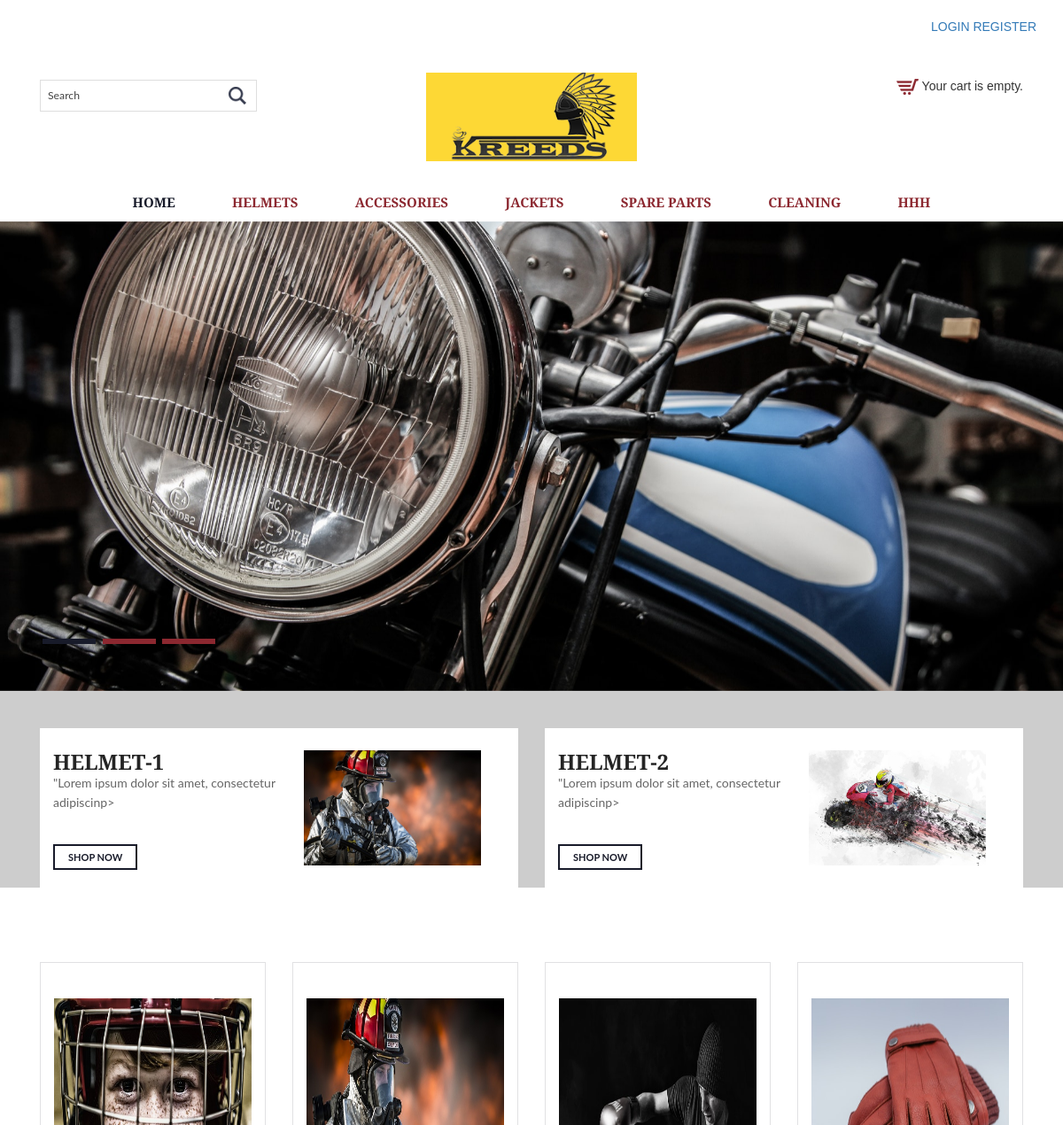
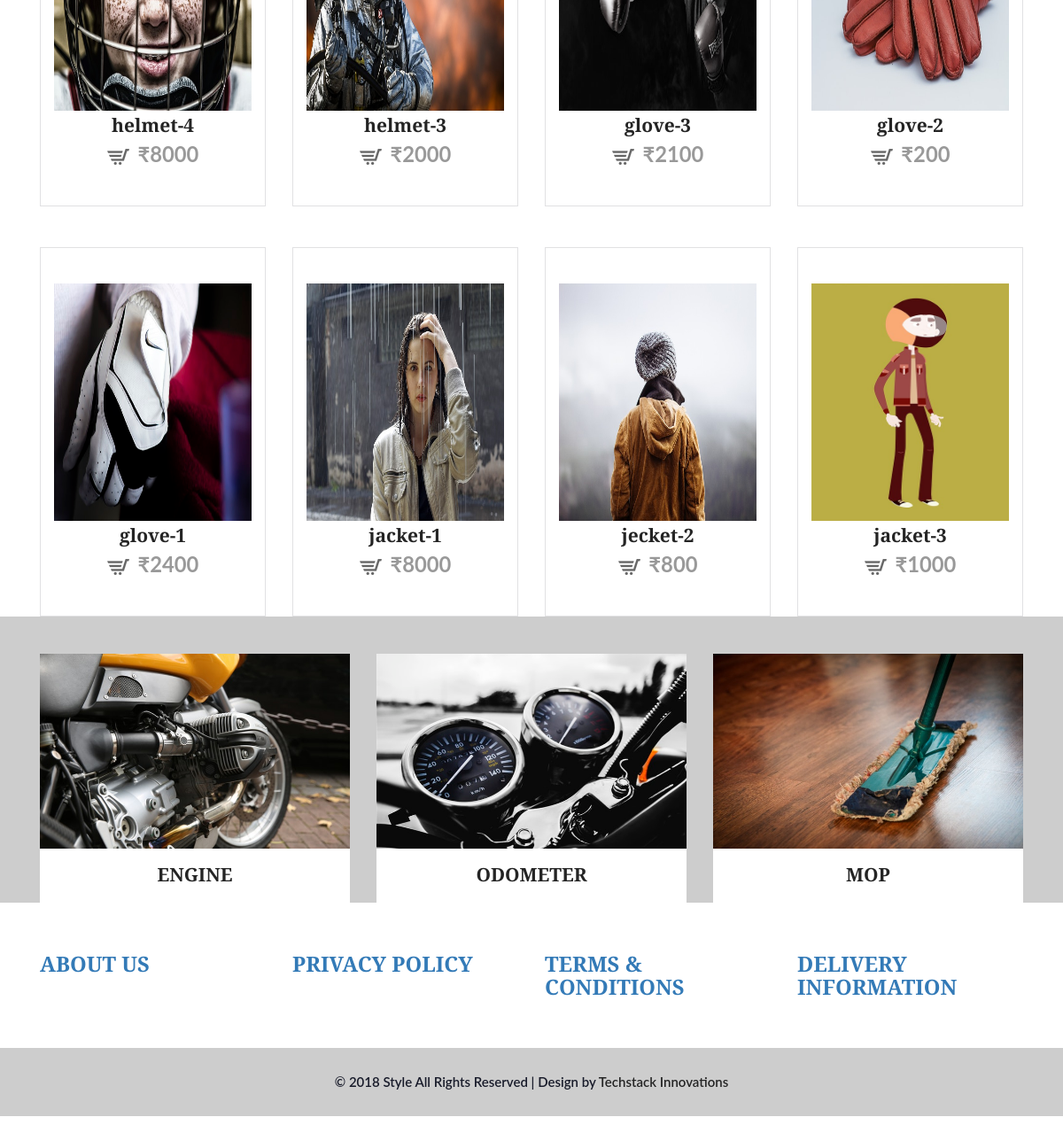
The page / on the database its author committed (2 pictures, top to bottom).
### ecom/models.py (models this page shows, shortened)
class Category(models.Model):
	Name=models.CharField(max_length=30)
	Description=models.TextField(max_length=50)

class Product(models.Model):
	Categories=models.ForeignKey(Category,on_delete=models.CASCADE)
	Name=models.CharField(max_length=20,blank=True )
	Image=models.FileField(upload_to='media/',null=True,blank=True)
	IDorSNO=models.IntegerField(default=0,null=True,blank=True)
	Description=models.TextField(max_length=50,null=True,blank=True)
	Price=models.IntegerField(default=0,null=True,blank=True)
	NumbersAvailable=models.IntegerField(default=0,null=True,blank=True)

### ecom/views.py (the view)
# urls.py: url(r'^$',index ,name="index"),
def index(request):
    cart = Cart(request)
    categories=Category.objects.all()
    products=Product.objects.all()[:4]
    productstwo = Product.objects.all()[8:10]
    featured = Product.objects.all()[10:13]
    productsnext = Product.objects.all()[4:8]
    context = {
     'products':products,
     'productstwo':productstwo,
     'featured':featured,
     'productsnext':productsnext,
     'categories':categories,
     'cart':cart,
     }
    return render(request,'frontend/index.html', context)

### ecom/cart.py (called while the page is built)
    def __len__(self):
        return sum(item['quantity'] for item in self.cart.values())

### ecom/context_processor.py (called while the page is built)
def cart(request):
    return {'cart': Cart(request)}

### templates/frontend/index.html (shortened to what this page needs)
<!DOCTYPE html>
{% load static %}
<html>
<head>
<link href="{% static 'frontend/css/bootstrap.css' %}" rel="stylesheet"  type="text/css" media="all" />
<link href="{% static 'frontend/css/style.css' %}" rel="stylesheet" type="text/css" media="all" />
<link href="{% static 'frontend/css/memenu.css' %}" rel="stylesheet" type="text/css" media="all" />
</head>
<body>
	<div class="container">
		<div class="pull-right">
		{% if request.user.is_authenticated %}
			<p><a href="{% url 'auth_logout' %}" class="simpleCart_empty">LOGOUT</a></p>
        {% else %}
             <a class="active" href="{% url 'auth_login' %}">LOGIN</a>
             <a class="active" href="{% url 'registration_register' %}">REGISTER</a>
        {% endif %}
		</div>
	</div>
	<div class="top-header">
	<div class="container">
		<div class="top-header-main">
			<div class="col-md-4 top-header-left">
				<div class="search-bar">
				<form action="/search/" method="get">{% csrf_token %}
					<input type="text" name="q" value="Search" onfocus="this.value = '';" onblur="if (this.value == '') {this.value = 'Search';}">
					<input type="submit" value="">
					</form>
				</div>
			</div>
			<div class="col-md-4 top-header-middle">
				<a href="/"><img src="{% static 'frontend/images/logo-4.png' %}" alt="" /></a>
			</div>
			<div class="col-md-4 top-header-right">
				<div class="cart box_1">
					{% if cart|length > 0 %}
						<a href="{% url 'cart_detail' %}">
						<h3>
							<div class="total">
							<span class="total">₹{{ cart.get_total_price }}</span>
							(<span class="simpleCart">{{ cart|length }} items}</span>)
						</div>
							<img src="{% static 'frontend/images/cart-1.png' %}" alt="" />
						</a>
						<div class="clearfix"> </div>
						{% else %}
						<img src="{% static 'frontend/images/cart-2.png' %}" alt="" />
						Your cart is empty.
				{% endif %}
					</div>
			</div>
		</div>
	</div>
</div>
	<div class="header-bottom">
		<div class="container">
			<div class="top-nav">
				<ul class="memenu skyblue"><li class="active"><a href="/">Home</a></li>
				{% if categories %}
					{% for category in categories %}
					<li class="grid"><a href="{% url 'category' pk=category.pk %}">{{ category.Name }}</a></li>
					{% endfor %}
					{% endif %}
		</div>
	</div>
	{% block content %}
	<div class="bnr" id="home">
		<div  id="top" class="callbacks_container">
			<ul class="rslides" id="slider4">
			    <li>
					<div class="banner-1"></div>
				</li>
			</ul>
		</div>
	</div>
	<div class="banner-bottom">
		<div class="container">
			<div class="banner-bottom-top">
			{% if productstwo %}
					{% for product in productstwo %}
				<div class="col-md-6 banner-bottom-left">
					<div class="bnr-one">
						<div class="bnr-left">
							<h1><a href="{% url 'product_detail' pk=product.pk %}">{{ product.Name }}</a></h1>
							<p>{{ product.Description }}p>
							<div class="b-btn">
								<a href="{% url 'product_detail' pk=product.pk %}">SHOP NOW</a>
							</div>
						</div>
						<div class="bnr-right">
							<a href="{% url 'product_detail' pk=product.pk %}">
							{% if product.Image %}
							<img src="{{ product.Image.url }}" alt="" height="130" width="200" />
							{% endif %}
							</a>
						</div>
						<div class="clearfix"> </div>
					</div>
				</div>
					{% endfor %}
				{% endif %}
				<div class="clearfix"> </div>
			</div>
		</div>
	</div>
	<div class="shoes">
		<div class="container">
			<div class="product-one">
				{% if products %}
					{% for product in products %}
				<div class="col-md-3 product-left">
					<div class="p-one simpleCart_shelfItem">
							<a href="{% url 'product_detail' pk=product.pk %}">
								{% if product.Image %}
									<img src="{{ product.Image.url }}" alt="" height="268" width="223" />
								{% endif %}
							</a>
						<h4>{{ product.Name }} </h4>
						<p><a class="item_add" href="{% url 'product_detail' pk=product.pk %}"><i></i> <span class=" item_price">₹{{ product.Price }}</span></a></p>
					</div>
					</div>
					{% endfor %}
				{% endif %}
				<div class="clearfix"> </div>
		</div>
		<div class="product-one">
				{% if productsnext %}
					{% for product in productsnext %}
				<div class="col-md-3 product-left">
					<div class="p-one simpleCart_shelfItem">
							<a href="{% url 'product_detail' pk=product.pk %}">
								{% if product.Image %}
									<img src="{{ product.Image.url }}" alt="" height="268" width="223" />
								{% endif %}
							</a>
						<h4>{{ product.Name }} </h4>
						<p><a class="item_add" href="{% url 'product_detail' pk=product.pk %}"><i></i> <span class=" item_price">₹{{ product.Price }}</span></a></p>
					</div>
					</div>
					{% endfor %}
				{% endif %}
				<div class="clearfix"> </div>
		</div>
	</div>
	<div class="abt-shoe">
		<div class="container">
			<div class="abt-shoe-main">
			{% if featured %}
					{% for product in featured %}
				<div class="col-md-4 abt-shoe-left">
					<div class="abt-one">
						<a href="{% url 'product_detail' pk=product.pk %}">
						{% if product.Image %}
						<img src="{{ product.Image.url }}" alt="" height="220" width="350" />
						{% endif %}
						</a>
						<h4><a href="{% url 'product_detail' pk=product.pk %}">{{ product.Name }}</a></h4>
					</div>
				</div>
					{% endfor %}
				{% endif %}
			</div>
		</div>
	</div>
	{% endblock %}
	<div class="footer">
		<div class="container">
			<div class="footer-top">
			<div class="col-md-3 footer-left">
					<h3><a href="aboutus/">ABOUT US</a></h3>
				</div>
				<div class="col-md-3 footer-left">
					<h3><a href="privacy/"> PRIVACY POLICY</a></h3>
				</div>
				<div class="col-md-3 footer-left">
					<h3><a href="terms/">TERMS & CONDITIONS</a></h3>
				</div>
				<div class="col-md-3 footer-left">
					<h3><a href="info/">DELIVERY INFORMATION</a></h3>
				</div>
			</div>
		</div>
	</div>
	<div class="footer-text">
		<div class="container">
			<div class="footer-main">
				<p class="footer-class">© 2018 Style All Rights Reserved | Design by  <a href="http://techstackinnovations.com/" target="_blank">Techstack Innovations</a> </p>
			</div>
		</div>
	</div>
</body>
</html>

### static/frontend/css/style.css (style rules this page uses)
body { background:#fff; font-family: 'Alegreya Sans SC', sans-serif; }
body a { transition: 0.5s all; -webkit-transition: 0.5s all; -o-transition: 0.5s all; -moz-transition: 0.5s all; -ms-transition: 0.5s all; }
.top-header { padding: 3em 0px 1.5em 0px; }
.search-bar input[type="text"] { width: 100%; padding: 8px 45px 8px 8px; border: 1px solid rgba(0, 0, 0, 0.13); background: none; outline: none; -webkit-appearance: none; color: rgba(0, 0, 0, 0.74); font-size: 0.875em; font-family: 'Lato', sans-serif; }
.search-bar input[type="submit"] { background: url(../images/search.png)no-repeat 0px 0px; outline: none; -webkit-appearance: none; border: 0; display: inline-block; vertical-align: -webkit-baseline-middle; position: absolute; width: 24px; height: 24px; top: 6px; left: 211px; }
.search-bar { position: relative; width: 70%; margin-top: 8px; }
.top-header-middle { text-align: center; }
.item_add { color: #fff; border:none; }
.box_1 { float: right; margin-top: 5px; }
.header-bottom { padding: 10px 0px; }
.banner-1 { background:url(../images/banner.jpg) no-repeat center; min-height:700px; background-size:cover; -webkit-background-size:cover; -moz-background-size:cover; -o-background-size:cover; -ms-background-size:cover; }
.callbacks_container { position: relative; float: left; width: 100%; }
.callbacks { position: relative; list-style: none; overflow: hidden; width: 100%; padding: 0; margin: 0; }
.callbacks li { position: absolute; width: 100%; left: 0; top: 0; }
.rslides { position: relative; list-style: none; overflow: hidden; width: 100%; padding: 0; margin: 0; }
.rslides li { -webkit-backface-visibility: hidden; position: absolute; display: none; width: 100%; left: 0; top: 0; }
.banner-bottom { background: rgba(153, 153, 153, 0.49); padding-top: 3em; }
.bnr-one { background: #fff; padding: 30px 15px; }
.bnr-left h1,.bnr-left h2 { font-size: 1.7em; font-weight: 600; margin: 0; text-transform: uppercase; }
.bnr-left h1 a,.bnr-left h2 a { color: #242424; text-decoration: none; }
.bnr-left p { font-size: 14px; color: #666; line-height: 1.6em; font-family: 'Lato', sans-serif; }
.b-btn { margin-top:3em; }
.b-btn a { color: #181b2a; border: 2px solid #181b2a; padding: 6px 15px; font-size: 11px; font-family: 'Lato', sans-serif; font-weight: 700; }
.bnr-left, .bnr-right { width: 50%; float: left; }
.bnr-right { text-align:center; }
.shoes { padding: 7em 0px 0px 0px; }
.abt-shoe { padding-top: 3em; background: rgba(153, 153, 153, 0.49); }
.abt-one { text-align: center; background: #fff; padding-bottom: 20px; }
.abt-one img { width:100%; }
.abt-one h4 { font-size: 1.5em; font-weight: 600; margin: 18px 0 0 0; text-transform: uppercase; }
.abt-one h4 a { color: #242424; text-decoration: none; }
.footer { padding:5em 0px; }
.footer-left h3 { color: #242424; font-size: 1.7em; font-weight: 600; margin: 0; }
.footer-text { padding: 2em 0px; background: rgba(153, 153, 153, 0.49); }
.footer-main { text-align:center; }
.footer-main p { color: #181b2a; font-size: 15px; font-weight: 600; font-family: 'Lato', sans-serif; margin: 0; }
.footer-main p a { color: #242424; }
.p-one { border: 1px solid rgba(24, 27, 42, 0.13); padding: 40px 15px; }
.p-one img { -webkit-transition-duration: 0.5s; -moz-transition-duration: 0.5s; -o-transition-duration: 0.5s; width:100%; }
.product-left { position:relative; text-align:center; }
.product-one { margin-top: 4%; }
.product-one:nth-child(1) { margin-top:0; }
.p-one h4 { color: #242424; font-size: 21px; font-weight: 600; margin: 5px 0 0 0; }
.p-one p { font-size: 1.7em; color: #999; font-family: 'Lato', sans-serif; margin: 5px 0 0 0; font-weight: 700; display: inline-block; vertical-align: middle; }
.p-one p a { text-decoration: none; color: #999; }
.p-one p i { background: url(../images/cart.png) no-repeat; width: 25px; height: 18px; display: inline-block; margin-right: 4px; vertical-align: middle; }
@media (max-width:1440px) { .banner-1,.banner-2 ,.banner-3 { min-height: 650px; } }
@media (max-width:1440px) { .bnr-one,.bnr-two { padding: 25px 15px; } }
@media (max-width:1366px) { .banner-1, .banner-2, .banner-3 { min-height: 530px; } }
@media (max-width:1280px) { .footer { padding: 4em 0px; } }
@media (max-width:1280px) { .shoes { padding: 6em 0px 0px 0px; } }

### rows shown on the page
Category: Name "HELMETS"
Category: Name "ACCESSORIES"
Category: Name "JACKETS"
Category: Name "SPARE PARTS"
Category: Name "CLEANING"
Category: Name "HHH"
Product: Name "HELMET-1", Description "\"Lorem ipsum dolor sit amet, consectetur adipiscin", Image (picture)
Product: Name "HELMET-2", Description "\"Lorem ipsum dolor sit amet, consectetur adipiscin", Image (picture)
Product: Image (picture), Name "helmet-4", Price "8000"
Product: Image (picture), Name "helmet-3", Price "2000"
Product: Image (picture), Name "glove-3", Price "2100"
Product: Image (picture), Name "glove-2", Price "200"
Product: Image (picture), Name "glove-1", Price "2400"
Product: Image (picture), Name "jacket-1", Price "8000"
Product: Image (picture), Name "jecket-2", Price "800"
Product: Image (picture), Name "jacket-3", Price "1000"
Product: Image (picture), Name "ENGINE"
Product: Image (picture), Name "ODOMETER"
Product: Image (picture), Name "MOP"
